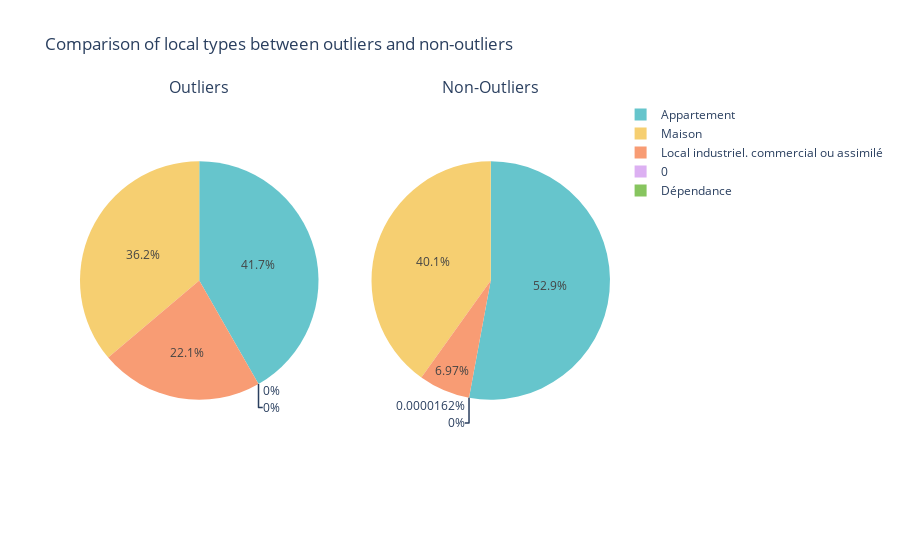

Here is the notebook cell this chart was saved with:
### Markdown cell above
We see that the outliers start at 500 000€, exactly where the non outliers stop, and they go up to 4 500 000€.

### Code cell
#### TYPE LOCAL COMPARISON BW OUTLIERS AND NON-OUTLIERS ####

colors = px.colors.qualitative.Pastel

# Count type local
outliers_tl_count = outliers['Type local'].value_counts()
non_outliers_tl_count = non_outliers['Type local'].value_counts()

# Subplots
fig = make_subplots(
    rows=1, cols=2,
    subplot_titles=("Outliers", "Non-Outliers"),
    specs=[[{"type": "pie"}, {"type": "pie"}]]
)

# Outliers
fig.add_trace(
    go.Pie(
    labels = outliers_tl_count.index,
    values = outliers_tl_count,
    name = 'Type local',
    marker = dict(colors = colors),
    ),
    row=1, col=1
)

# Non-outliers
fig.add_trace(
    go.Pie(
        labels = non_outliers_tl_count.index,
        values = non_outliers_tl_count,
        name = 'Type local',
        marker = dict(colors = colors),
    ),
    row=1, col=2
)

fig.update_layout(
    title_text="Comparison of local types between outliers and non-outliers",
    showlegend=True
)
fig.show()

### Figure 1 — Plotly figure (JSON) as saved in the notebook; plotly's stock layout.template omitted (floating-point values rounded to 4 significant figures)
{"data": [{"domain": {"x": [0, 0.45], "y": [0, 1]}, "labels": ["Appartement", "Maison", "Local industriel. commercial ou assimilé", "0", "Dépendance"], "marker": {"colors": ["rgb(102, 197, 204)", "rgb(246, 207, 113)", "rgb(248, 156, 116)", "rgb(220, 176, 242)", "rgb(135, 197, 95)", "rgb(158, 185, 243)", "rgb(254, 136, 177)", "rgb(201, 219, 116)", "rgb(139, 224, 164)", "rgb(180, 151, 231)", "rgb(179, 179, 179)"]}, "name": "Type local", "type": "pie", "values": [245905, 213212, 130259, 0, 0]}, {"domain": {"x": [0.55, 1], "y": [0, 1]}, "labels": ["Maison", "Appartement", "Local industriel. commercial ou assimilé", "Dépendance", "0"], "marker": {"colors": ["rgb(102, 197, 204)", "rgb(246, 207, 113)", "rgb(248, 156, 116)", "rgb(220, 176, 242)", "rgb(135, 197, 95)", "rgb(158, 185, 243)", "rgb(254, 136, 177)", "rgb(201, 219, 116)", "rgb(139, 224, 164)", "rgb(180, 151, 231)", "rgb(179, 179, 179)"]}, "name": "Type local", "type": "pie", "values": [3266274, 2476183, 429929, 1, 0]}], "layout": {"annotations": [{"font": {"size": 16}, "showarrow": false, "text": "Outliers", "x": 0.225, "xanchor": "center", "xref": "paper", "y": 1, "yanchor": "bottom", "yref": "paper"}, {"font": {"size": 16}, "showarrow": false, "text": "Non-Outliers", "x": 0.775, "xanchor": "center", "xref": "paper", "y": 1, "yanchor": "bottom", "yref": "paper"}], "showlegend": true, "title": {"text": "Comparison of local types between outliers and non-outliers"}}}
